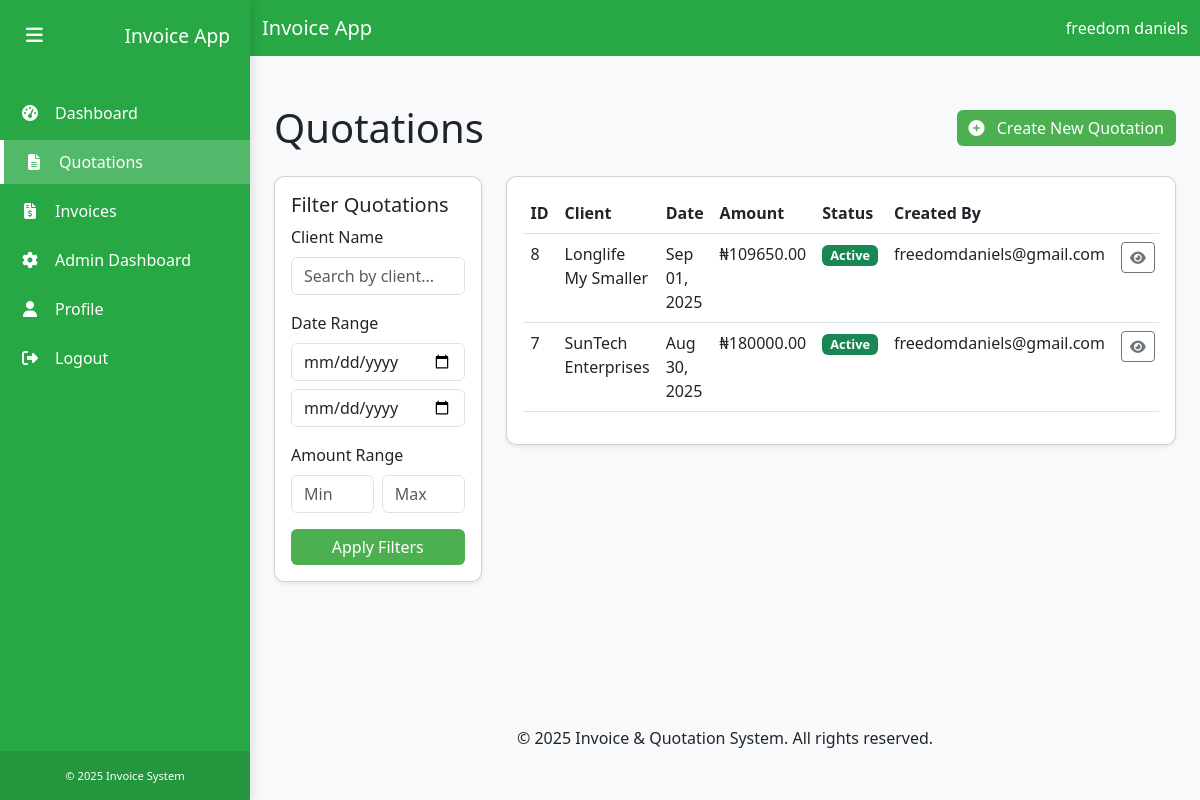
The app's page /quotations/ (signed in), older data.
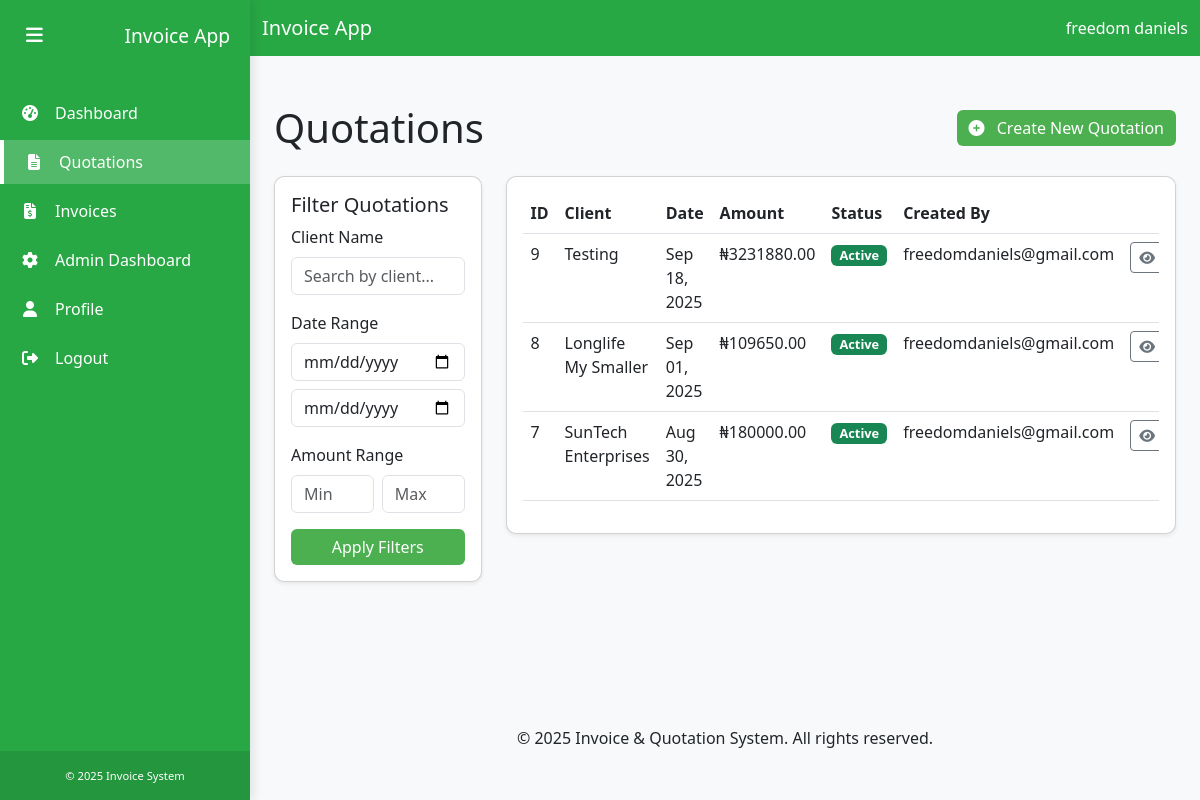
The same page, newer data.
### quotations/models.py (models this page shows, shortened)
class Quotation(models.Model):
    CURRENCY_CHOICES = [
        ('NGN', 'Nigerian Naira (₦)'),
        ('USD', 'US Dollar ($)'),
        ('EUR', 'Euro (€)'),
        ('GBP', 'British Pound (£)'),
        ('CAD', 'Canadian Dollar (C$)'),
        ('AUD', 'Australian Dollar (A$)'),
    ]
    user = models.ForeignKey(settings.AUTH_USER_MODEL, on_delete=models.CASCADE)
    quotation_number = models.CharField(max_length=100, verbose_name="Quotation Number", null=True, blank=True)
    client_name = models.CharField(max_length=255)
    rfq_number = models.CharField(max_length=100, blank=True, null=True, verbose_name="Request for Quotation Number")
    vessel_name = models.CharField(max_length=255, blank=True, null=True, verbose_name="Vessel Name")
    currency = models.CharField(max_length=3, choices=CURRENCY_CHOICES, default='NGN', verbose_name="Currency")
    items = models.ManyToManyField(Item)
    subtotal = models.DecimalField(max_digits=10, decimal_places=2)
    vat_percentage = models.DecimalField(max_digits=5, decimal_places=2, default=7.5)
    vat_amount = models.DecimalField(max_digits=10, decimal_places=2)
    total = models.DecimalField(max_digits=10, decimal_places=2)
    date_created = models.DateTimeField(default=timezone.now)
    notes = models.TextField(blank=True, null=True, verbose_name="Additional Notes")

### users/models.py (models this page shows, shortened)
class CustomUser(AbstractUser):
    ROLE_CHOICES = (
        ('Admin', 'Admin'),
        ('User', 'User'),
    )
    email = models.EmailField(_('email address'), unique=True)
    role = models.CharField(max_length=10, choices=ROLE_CHOICES, default='User')
    profile_picture = models.ImageField(upload_to='profile_pics/', null=True, blank=True)
    USERNAME_FIELD = 'email'
    REQUIRED_FIELDS = ['first_name', 'last_name']
    objects = CustomUserManager()

### quotations/views.py (the view)
# urls.py: path('', views.quotation_list, name='quotation_list'),
@login_required
def quotation_list(request):
    quotations = Quotation.objects.filter(user=request.user).order_by('-date_created')
    q = request.GET.get('q')
    start = request.GET.get('start')
    end = request.GET.get('end')
    min_amt = request.GET.get('min')
    max_amt = request.GET.get('max')
    if q:
        quotations = quotations.filter(Q(client_name__icontains=q))
    if start:
        try:
            start_date = datetime.strptime(start, '%Y-%m-%d').date()
            quotations = quotations.filter(date_created__date__gte=start_date)
        except Exception:
            pass
    if end:
        try:
            end_date = datetime.strptime(end, '%Y-%m-%d').date()
            quotations = quotations.filter(date_created__date__lte=end_date)
        except Exception:
            pass
    if min_amt:
        try:
            quotations = quotations.filter(total__gte=Decimal(min_amt))
        except Exception:
            pass
    if max_amt:
        try:
            quotations = quotations.filter(total__lte=Decimal(max_amt))
        except Exception:
            pass
    return render(request, 'quotations/quotation_list.html', {'quotations': quotations})

### templates/quotations/quotation_list.html (shortened to what the changed rows need)
{% extends 'base.html' %}
{% block content %}
<div class="container py-4">
    <div class="d-flex justify-content-between align-items-center mb-4">
        <h1 class="mb-0">Quotations</h1>
    </div>
    <div class="row">
        <div class="col-md-9">
            {% if quotations %}
                <div class="card shadow-sm">
                    <div class="card-body">
                        <div class="table-responsive">
                            <table class="table table-hover">
                                <thead>
                                    <tr>
                                        <th>ID</th>
                                        <th>Client</th>
                                        <th>Date</th>
                                        <th>Amount</th>
                                        <th>Status</th>
                                        <th>Created By</th>
                                        <th class="text-end">Actions</th>
                                    </tr>
                                </thead>
                                <tbody>
                                    {% for quotation in quotations %}
                                    <tr>
                                        <td>{{ quotation.id }}</td>
                                        <td>{{ quotation.client_name }}</td>
                                        <td>{{ quotation.date_created|date:"M d, Y" }}</td>
                                        <td>₦{{ quotation.total }}</td>
                                        <td>
                                            <span class="badge bg-success status-badge">Active</span>
                                        </td>
                                        <td>{{ quotation.user.username }}</td>
                                        <td class="text-end">
                                            <div class="d-flex justify-content-end">
                                                <a href="{% url 'view_quotation' quotation.id %}" class="btn btn-sm btn-outline-secondary me-1" title="View">
                                                    <i class="fas fa-eye"></i>
                                                </a>
                                            </div>
                                        </td>
                                    </tr>
                                    {% endfor %}
                                </tbody>
                            </table>
                        </div>
                    </div>
                </div>
            {% endif %}
        </div>
    </div>
</div>
{% endblock %}

Row changes from the older to the newer data that the page shows:
added Quotation: id "9", client_name "Testing", date_created "Sep 18, 2025", total "3231880.00", user.username "freedomdaniels@gmail.com"
